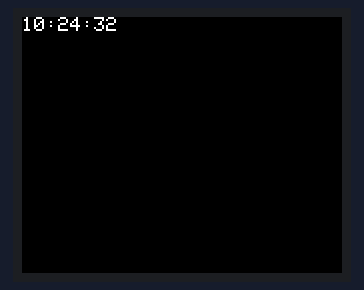
Recording of a sketch running on a simulated ESP32. Shown: 160×128 colour display. WiFi joins after 1.5 s; servers stay silent unless stated; network time is answered at once with the bench clock; the local clock reads 2024-03-15 10:24:30 at power-on unless the sketch sets it; what the sketch prints to the serial monitor is not drawn.

Above: at 2.1 s.
At 4.1 s:
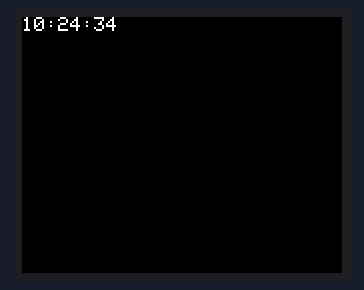
At 11.1 s:
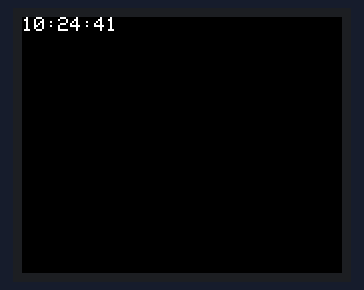
At 21.1 s:
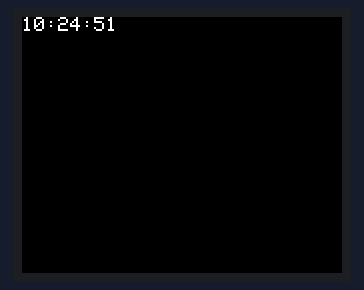
At 34.1 s:
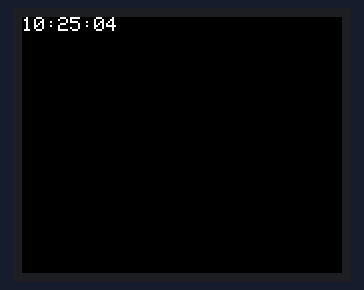
At 39.1 s:
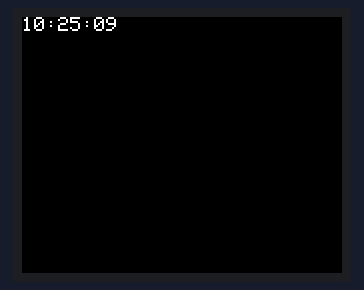

The sketch:

TFT_test.ino
```cpp
#include <NTPClient.h>
#include <WiFiUdp.h>
#include <WiFi.h>
#include <Wire.h>
#include <TFT_eSPI.h>
#include <SPI.h>

const char* ssid     = "pranit";
const char* password = "1234567890";
TFT_eSPI tft = TFT_eSPI();

#define NTP_OFFSET  19800 // In seconds
#define NTP_INTERVAL 60 * 1000    // In miliseconds
#define NTP_ADDRESS  "1.asia.pool.ntp.org"

WiFiUDP ntpUDP;
NTPClient timeClient(ntpUDP, NTP_ADDRESS, NTP_OFFSET, NTP_INTERVAL);

void setup() {
  Serial.begin(115200);
  Serial.println();
  Serial.println();
  Serial.print("Connecting to ");
  Serial.println(ssid);
  WiFi.begin(ssid, password);
  while (WiFi.status() != WL_CONNECTED)
  {
    delay(500);
    Serial.print(".");
  }
  Serial.println("");
  Serial.println("WiFi connected.");
  Serial.println("IP address: ");
  Serial.println(WiFi.localIP());
  timeClient.begin();
  tft.init();
  tft.setRotation(1);
  tft.setTextWrap(true, true);
  tft.setTextColor(TFT_WHITE, TFT_BLACK);
  tft.setCursor(0, 0);
  tft.fillScreen(TFT_BLACK);
}

void loop() {
  tft.setCursor(0, 0);
  timeClient.update();
  String formattedTime = timeClient.getFormattedTime();
  tft.println(formattedTime);
}
```

Measured:
- what the display in image 1 shows lasts 1.0 s, from 4.0 s to 5.0 s
